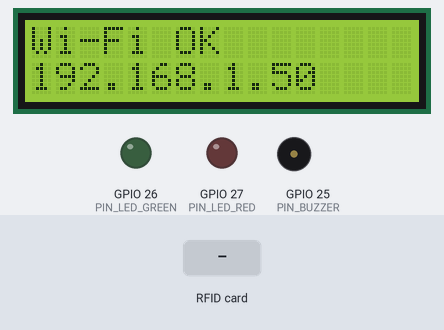
Bench run of a sketch on a simulated ESP32. Parts: 16×2 character LCD, output pins drawn as LEDs (lit = HIGH), buzzer (waves = sounding, pin HIGH). The inputs (shaded band) are chosen by the test bench. WiFi joins after 1.5 s; servers stay silent unless stated; uploads are accepted with an empty reply; what the sketch prints to the serial monitor is not drawn.

Above: at 1.7 s.
At 3.8 s:
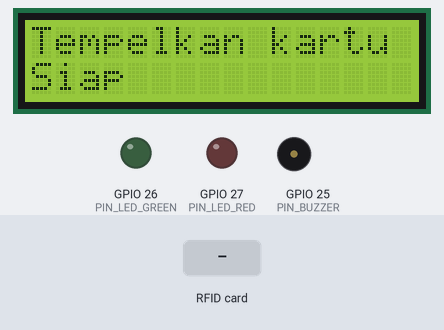
3.9 s: RFID card 5E 7A 19 C4 held to the reader
At 4.08 s:
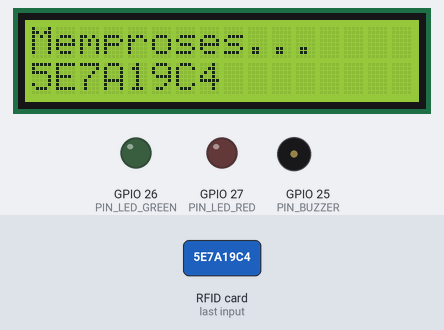
At 6.1 s:
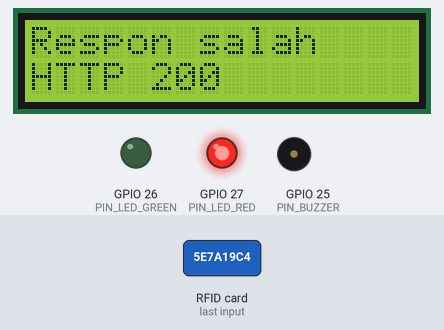
Timing chart, 0 to 8.0 s (numbered marks = the images above; inputs shaded):
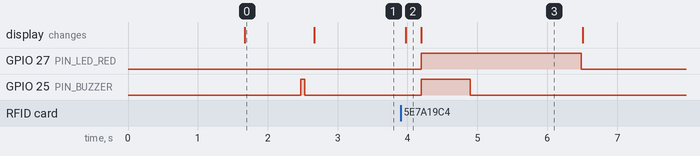

The sketch:

esp32-rc522.ino
```cpp
/*
 * Pembaca kartu presensi jaringan: ESP32 + RC522 (13,56 MHz / Mifare)
 * ------------------------------------------------------------------
 * Mengirim UID kartu ke server Laravel lewat Wi-Fi, lalu memberi umpan balik
 * dengan buzzer, LED, dan (opsional) LCD 16x2 I2C.
 *
 * Library (Arduino IDE → Tools → Manage Libraries):
 *   - MFRC522            (GithubCommunity)
 *   - ArduinoJson        (Benoit Blanchon) versi 7.x
 *   - LiquidCrystal I2C  (Frank de Brabander)   ← hanya bila USE_LCD = 1
 * Board: "ESP32 Dev Module" (paket esp32 by Espressif).
 *
 * Opsional: cara utama presensi adalah pembaca USB di PC guru. Program ini
 * untuk titik tanpa PC, misalnya pintu asrama.
 *
 * Rangkaian (lihat juga hardware/README.md):
 *   RC522  SDA → GPIO 5   SCK → GPIO 18   MOSI → GPIO 23   MISO → GPIO 19
 *          RST → GPIO 4   3.3V → 3V3      GND → GND        (IRQ tidak dipakai)
 *   LCD    SDA → GPIO 21  SCL → GPIO 22   VCC → 5V (VIN)   GND → GND
 *   Buzzer aktif  (+) → GPIO 25, (−) → GND
 *   LED hijau     → GPIO 26 (lewat resistor 220 Ω)
 *   LED merah     → GPIO 27 (lewat resistor 220 Ω)
 */

#include <WiFi.h>
#include <HTTPClient.h>
#include <SPI.h>
#include <MFRC522.h>
#include <ArduinoJson.h>

// ======================= UBAH BAGIAN INI =======================
const char* WIFI_SSID     = "NamaWiFiSekolah";
const char* WIFI_PASSWORD = "kata-sandi-wifi";

// Alamat server di jaringan sekolah + /api/v1/taps
const char* SERVER_URL    = "http://192.168.1.10/api/v1/taps";

// Token dari menu "Pembaca Wi-Fi" di dashboard (ditampilkan sekali).
const char* DEVICE_TOKEN  = "dev_GANTI_DENGAN_TOKEN_PERANGKAT";

#define USE_LCD 1   // ganti 0 bila tidak memakai LCD
// ===============================================================

#define PIN_RC522_SS   5
#define PIN_RC522_RST  4
#define PIN_BUZZER     25
#define PIN_LED_GREEN  26
#define PIN_LED_RED    27

#if USE_LCD
#include <Wire.h>
#include <LiquidCrystal_I2C.h>
LiquidCrystal_I2C lcd(0x27, 16, 2);   // alamat umum 0x27 atau 0x3F
#endif

MFRC522 rfid(PIN_RC522_SS, PIN_RC522_RST);

String lastUid = "";
unsigned long lastReadAt = 0;

void showLines(const String& line1, const String& line2) {
  Serial.println("[LCD] " + line1 + " | " + line2);
#if USE_LCD
  lcd.clear();
  lcd.setCursor(0, 0);
  lcd.print(line1.substring(0, 16));
  lcd.setCursor(0, 1);
  lcd.print(line2.substring(0, 16));
#endif
}

void showIdle() {
  showLines("Tempelkan kartu", WiFi.status() == WL_CONNECTED ? "Siap" : "Wi-Fi terputus");
}

void beep(int times, int durationMs) {
  for (int i = 0; i < times; i++) {
    digitalWrite(PIN_BUZZER, HIGH);
    delay(durationMs);
    digitalWrite(PIN_BUZZER, LOW);
    delay(90);
  }
}

// Pola bunyi dibuat berbeda agar bisa dibedakan tanpa melihat layar.
void feedback(const String& tone) {
  digitalWrite(PIN_LED_GREEN, LOW);
  digitalWrite(PIN_LED_RED, LOW);

  if (tone == "success") {            // masuk tepat waktu: 2 bunyi pendek
    digitalWrite(PIN_LED_GREEN, HIGH);
    beep(2, 80);
  } else if (tone == "warning") {     // masuk terlambat: 3 bunyi pendek
    digitalWrite(PIN_LED_GREEN, HIGH);
    beep(3, 80);
  } else if (tone == "checkout") {    // pulang: 1 bunyi panjang
    digitalWrite(PIN_LED_GREEN, HIGH);
    beep(1, 300);
  } else if (tone == "info") {        // sudah presensi: 1 bunyi pendek
    digitalWrite(PIN_LED_GREEN, HIGH);
    beep(1, 80);
  } else {                            // kartu tidak dikenal / galat: bunyi panjang + LED merah
    digitalWrite(PIN_LED_RED, HIGH);
    beep(1, 700);
  }

  delay(1500);
  digitalWrite(PIN_LED_GREEN, LOW);
  digitalWrite(PIN_LED_RED, LOW);
}

void connectWiFi() {
  if (WiFi.status() == WL_CONNECTED) return;

  showLines("Menghubungkan", WIFI_SSID);
  WiFi.mode(WIFI_STA);
  WiFi.begin(WIFI_SSID, WIFI_PASSWORD);

  unsigned long start = millis();
  while (WiFi.status() != WL_CONNECTED && millis() - start < 15000) {
    delay(300);
  }

  if (WiFi.status() == WL_CONNECTED) {
    showLines("Wi-Fi OK", WiFi.localIP().toString());
    delay(800);
  } else {
    showLines("Wi-Fi gagal", "Coba lagi...");
    delay(1500);
  }
}

String readUid() {
  String uid = "";
  for (byte i = 0; i < rfid.uid.size; i++) {
    if (rfid.uid.uidByte[i] < 0x10) uid += "0";
    uid += String(rfid.uid.uidByte[i], HEX);
  }
  uid.toUpperCase();
  return uid;
}

void sendTap(const String& uid) {
  if (WiFi.status() != WL_CONNECTED) {
    showLines("Wi-Fi terputus", "Hubungi guru");
    feedback("error");
    return;
  }

  showLines("Memproses...", uid);

  HTTPClient http;
  http.begin(SERVER_URL);
  http.setTimeout(6000);
  http.addHeader("Content-Type", "application/json");
  http.addHeader("Accept", "application/json");
  http.addHeader("Authorization", String("Bearer ") + DEVICE_TOKEN);

  int status = http.POST("{\"uid\":\"" + uid + "\"}");

  if (status <= 0) {
    Serial.println("HTTP error: " + http.errorToString(status));
    http.end();
    showLines("Server tdk ada", "Hubungi guru");
    feedback("error");
    return;
  }

  String body = http.getString();
  http.end();
  Serial.println("HTTP " + String(status) + ": " + body);

  JsonDocument doc;
  if (deserializeJson(doc, body)) {
    showLines("Respon salah", "HTTP " + String(status));
    feedback("error");
    return;
  }

  String line1 = doc["display"][0] | "";
  String line2 = doc["display"][1] | "";
  String tone = doc["tone"] | "error";

  showLines(line1, line2);
  feedback(tone);
}

void setup() {
  Serial.begin(115200);

  pinMode(PIN_BUZZER, OUTPUT);
  pinMode(PIN_LED_GREEN, OUTPUT);
  pinMode(PIN_LED_RED, OUTPUT);

#if USE_LCD
  lcd.init();
  lcd.backlight();
#endif

  SPI.begin();
  rfid.PCD_Init();

  connectWiFi();
  beep(1, 60);
  showIdle();
}

void loop() {
  if (WiFi.status() != WL_CONNECTED) {
    connectWiFi();
    showIdle();
  }

  if (!rfid.PICC_IsNewCardPresent() || !rfid.PICC_ReadCardSerial()) {
    delay(40);
    return;
  }

  String uid = readUid();
  rfid.PICC_HaltA();
  rfid.PCD_StopCrypto1();

  // Kartu yang masih menempel jangan dikirim berulang-ulang.
  if (uid == lastUid && millis() - lastReadAt < 4000) return;
  lastUid = uid;
  lastReadAt = millis();

  sendTap(uid);
  showIdle();
}
```

Measured:
- after the input at 3.9 s, GPIO 27 (PIN_LED_RED): LOW → HIGH after 0.30 s, → LOW 2.3 s later; GPIO 25 (PIN_BUZZER): LOW → HIGH after 0.30 s, → LOW 0.70 s later; the display: changes after 0.07 s (image 2)
- what the display in image 0 shows lasts 1.0 s, from 1.7 s to 2.7 s
